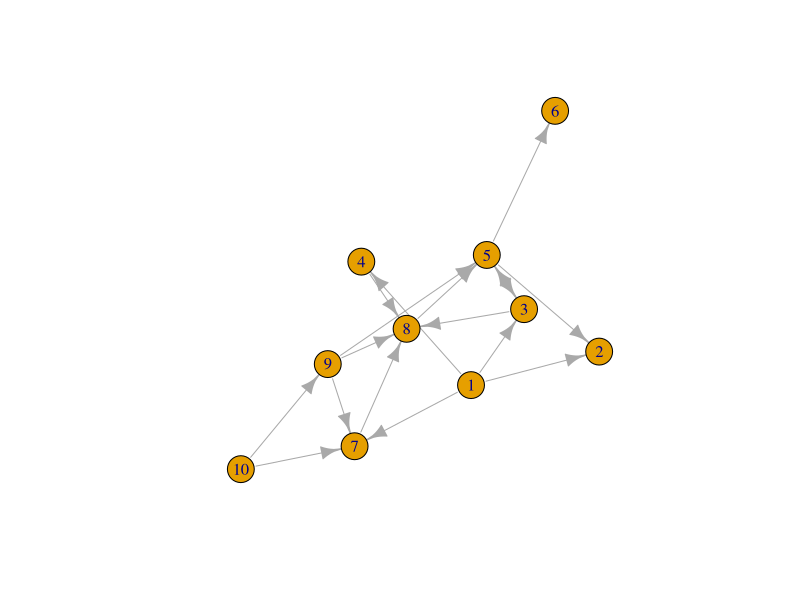
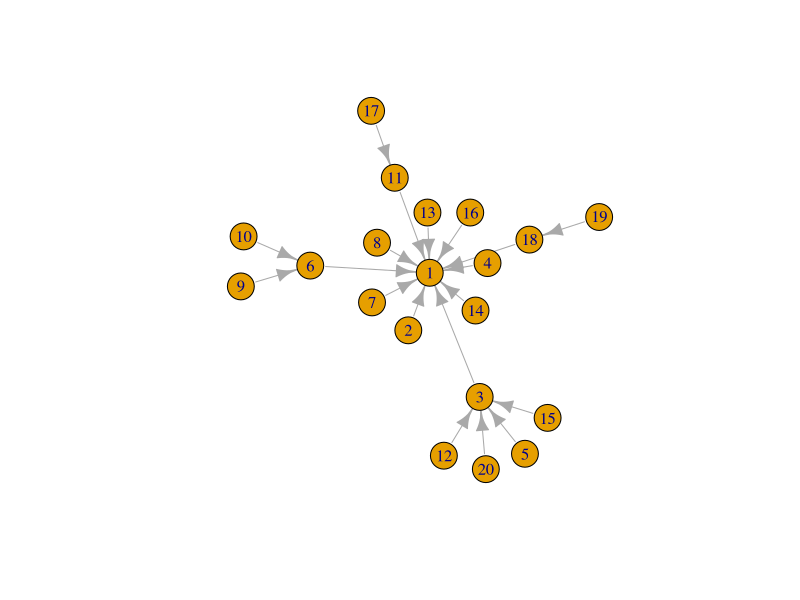

Source code (R) for these figures, in order: (Note: this script raises an error after producing the figures.)
library(igraph)
library(tidyverse)

seed = 33100

irg <- erdos.renyi.game(n = 10, p.or.m = .2, type = "gnp", directed = TRUE)

plot(irg)

degree_distribution(irg)

bag <- sample_pa(n = 20, algorithm = "psumtree-multiple")

plot(bag)

get.edge.attribute(bag)

as_data_frame(bag)

bag_df <- igraph::as_data_frame(bag) %>% rename(to = "from", from = "to") %>% select(from, to) %>%
  mutate(lag = rbinom(length(from), 1, 0.5))

bag_02 <-graph_from_data_frame(bag_df) 

plot(bag_02)


## Lets say I want a data frame, with random, non-autocorrelated true abundances.
## Each variable has a mean which draws from a gamma distribution. 
# Then we add a normal distribution on top of that.

make_microbe_series <- function(n, base = rgamma(1, 5), base_weight = 1, ac_weight = 100, neighbor_weight = 100, neighbor_vec = NULL, lag = 0, sd = 0.1){
  mts = rep(NA, length.out = n)
  mts[1] = base + rnorm(1, 0, 1)
  if(mts[1] < 0){mts[1] = 0}
  for(iter in 2:n){
    mts[iter] = (100 * mts[iter - 1] + 1 * base)/101 + rnorm(1, 0, sd)
    if(mts[iter] < 0){mts[iter] = 0}
    }
  #mts[mts < 0] <- 0
  mts
}

make_microbe_series(100, 5) %>% plot(type = "l")
